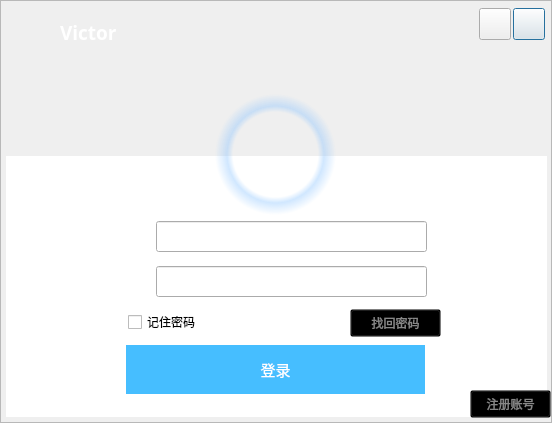
<?xml version="1.0" encoding="UTF-8"?>
<ui version="4.0">
 <class>login</class>
 <widget class="QDialog" name="login">
  <property name="geometry">
   <rect>
    <x>0</x>
    <y>0</y>
    <width>552</width>
    <height>423</height>
   </rect>
  </property>
  <property name="windowTitle">
   <string>登录</string>
  </property>
  <property name="windowIcon">
   <iconset>
    <normaloff>:/image/victoricon2.png</normaloff>:/image/victoricon2.png</iconset>
  </property>
  <widget class="QFrame" name="frame">
   <property name="geometry">
    <rect>
     <x>0</x>
     <y>0</y>
     <width>552</width>
     <height>423</height>
    </rect>
   </property>
   <property name="frameShape">
    <enum>QFrame::StyledPanel</enum>
   </property>
   <property name="frameShadow">
    <enum>QFrame::Raised</enum>
   </property>
   <widget class="QLabel" name="label">
    <property name="geometry">
     <rect>
      <x>6</x>
      <y>6</y>
      <width>541</width>
      <height>161</height>
     </rect>
    </property>
    <property name="styleSheet">
     <string notr="true">border-image: url(:/image/background2.png);</string>
    </property>
    <property name="text">
     <string/>
    </property>
   </widget>
   <widget class="QLabel" name="label_3">
    <property name="geometry">
     <rect>
      <x>6</x>
      <y>156</y>
      <width>541</width>
      <height>261</height>
     </rect>
    </property>
    <property name="styleSheet">
     <string notr="true">background-color: rgb(255, 255, 255);</string>
    </property>
    <property name="text">
     <string/>
    </property>
   </widget>
   <widget class="QLabel" name="label_2">
    <property name="geometry">
     <rect>
      <x>16</x>
      <y>13</y>
      <width>41</width>
      <height>41</height>
     </rect>
    </property>
    <property name="styleSheet">
     <string notr="true">
border-image: url(:/image/victoricon2.png);</string>
    </property>
    <property name="text">
     <string/>
    </property>
   </widget>
   <widget class="QLabel" name="label_6">
    <property name="geometry">
     <rect>
      <x>60</x>
      <y>17</y>
      <width>72</width>
      <height>31</height>
     </rect>
    </property>
    <property name="font">
     <font>
      <family>微软雅黑</family>
      <pointsize>14</pointsize>
      <weight>75</weight>
      <bold>true</bold>
     </font>
    </property>
    <property name="styleSheet">
     <string notr="true">color: rgb(255, 255, 255);</string>
    </property>
    <property name="text">
     <string>&lt;html&gt;&lt;head/&gt;&lt;body&gt;&lt;p&gt;Victor&lt;/p&gt;&lt;/body&gt;&lt;/html&gt;</string>
    </property>
   </widget>
   <widget class="QPushButton" name="pushButton">
    <property name="geometry">
     <rect>
      <x>513</x>
      <y>8</y>
      <width>32</width>
      <height>32</height>
     </rect>
    </property>
    <property name="styleSheet">
     <string notr="true">QPushButton{border-image: url(:/image/close.png);}
QPushButton:hover{background: rgb(211, 64, 67);}</string>
    </property>
    <property name="text">
     <string/>
    </property>
   </widget>
   <widget class="QPushButton" name="pushButton_2">
    <property name="geometry">
     <rect>
      <x>479</x>
      <y>8</y>
      <width>32</width>
      <height>32</height>
     </rect>
    </property>
    <property name="styleSheet">
     <string notr="true">QPushButton{border-image: url(:/image/minimum.png);}
QPushButton:hover{background:rgb(87, 148, 239);}
</string>
    </property>
    <property name="text">
     <string/>
    </property>
   </widget>
   <widget class="QLineEdit" name="lineEdit">
    <property name="geometry">
     <rect>
      <x>156</x>
      <y>221</y>
      <width>271</width>
      <height>31</height>
     </rect>
    </property>
    <property name="font">
     <font>
      <family>微软雅黑</family>
      <pointsize>11</pointsize>
     </font>
    </property>
    <property name="styleSheet">
     <string notr="true"/>
    </property>
   </widget>
   <widget class="QLineEdit" name="lineEdit_2">
    <property name="geometry">
     <rect>
      <x>156</x>
      <y>266</y>
      <width>271</width>
      <height>31</height>
     </rect>
    </property>
    <property name="font">
     <font>
      <family>微软雅黑</family>
      <pointsize>11</pointsize>
     </font>
    </property>
   </widget>
   <widget class="QLabel" name="label_5">
    <property name="geometry">
     <rect>
      <x>126</x>
      <y>272</y>
      <width>20</width>
      <height>20</height>
     </rect>
    </property>
    <property name="styleSheet">
     <string notr="true">border-image: url(:/image/mima.png);</string>
    </property>
    <property name="text">
     <string/>
    </property>
   </widget>
   <widget class="QLabel" name="label_4">
    <property name="geometry">
     <rect>
      <x>125</x>
      <y>224</y>
      <width>22</width>
      <height>22</height>
     </rect>
    </property>
    <property name="styleSheet">
     <string notr="true">border-image: url(:/image/yonghu2.png);</string>
    </property>
    <property name="text">
     <string/>
    </property>
   </widget>
   <widget class="QCheckBox" name="checkBox_2">
    <property name="geometry">
     <rect>
      <x>128</x>
      <y>312</y>
      <width>91</width>
      <height>20</height>
     </rect>
    </property>
    <property name="font">
     <font>
      <family>微软雅黑</family>
     </font>
    </property>
    <property name="text">
     <string>记住密码</string>
    </property>
   </widget>
   <widget class="QPushButton" name="pushButton_5">
    <property name="geometry">
     <rect>
      <x>350</x>
      <y>309</y>
      <width>91</width>
      <height>28</height>
     </rect>
    </property>
    <property name="font">
     <font>
      <family>微软雅黑</family>
     </font>
    </property>
    <property name="styleSheet">
     <string notr="true">QPushButton{background:transparent;color: rgb(135, 135, 135);}
QPushButton:hover{color:rgb(65, 155, 255);}</string>
    </property>
    <property name="text">
     <string>找回密码</string>
    </property>
   </widget>
   <widget class="QPushButton" name="pushButton_3">
    <property name="geometry">
     <rect>
      <x>126</x>
      <y>345</y>
      <width>299</width>
      <height>49</height>
     </rect>
    </property>
    <property name="font">
     <font>
      <family>微软雅黑</family>
      <pointsize>11</pointsize>
      <weight>9</weight>
      <italic>false</italic>
      <bold>false</bold>
     </font>
    </property>
    <property name="styleSheet">
     <string notr="true">QPushButton{border-style:none;font: 75 11pt &quot;微软雅黑&quot;;background-color: rgb(70, 190, 255);color: rgb(255, 255, 255);}
QPushButton:hover{background: rgb(85, 205, 255);color: rgb(255, 255, 255);}</string>
    </property>
    <property name="text">
     <string>登录</string>
    </property>
    <property name="autoDefault">
     <bool>true</bool>
    </property>
    <property name="default">
     <bool>false</bool>
    </property>
    <property name="flat">
     <bool>false</bool>
    </property>
   </widget>
   <widget class="QPushButton" name="pushButton_4">
    <property name="geometry">
     <rect>
      <x>470</x>
      <y>390</y>
      <width>81</width>
      <height>28</height>
     </rect>
    </property>
    <property name="font">
     <font>
      <family>微软雅黑</family>
     </font>
    </property>
    <property name="styleSheet">
     <string notr="true">QPushButton{background:transparent;color: rgb(135, 135, 135);}
QPushButton:hover{color:rgb(65, 155, 255);}</string>
    </property>
    <property name="text">
     <string>注册账号</string>
    </property>
   </widget>
   <widget class="QLabel" name="label_7">
    <property name="geometry">
     <rect>
      <x>230</x>
      <y>111</y>
      <width>90</width>
      <height>90</height>
     </rect>
    </property>
    <property name="styleSheet">
     <string notr="true"/>
    </property>
    <property name="text">
     <string/>
    </property>
   </widget>
   <widget class="QLabel" name="label_8">
    <property name="geometry">
     <rect>
      <x>215</x>
      <y>94</y>
      <width>121</width>
      <height>121</height>
     </rect>
    </property>
    <property name="styleSheet">
     <string notr="true">QLabel{background-color: qradialgradient(spread:pad, cx:0.5, cy:0.5, radius:0.5, fx:0.5, fy:0.5, stop:0 rgba(0, 0, 0, 0), stop:0.70 rgba(0, 0, 0, 0), stop:0.80 rgba(136, 194, 255, 100), stop:1 rgba(0, 0, 0, 0));}
QLabel:hover{background-color: qradialgradient(spread:pad, cx:0.5, cy:0.5, radius:0.5, fx:0.5, fy:0.5, stop:0 rgba(0, 0, 0, 0), stop:0.70 rgba(0, 0, 0, 0), stop:0.80 rgba(186, 224, 255, 100), stop:1 rgba(0, 0, 0, 0));}</string>
    </property>
    <property name="text">
     <string/>
    </property>
   </widget>
  </widget>
 </widget>
 <resources/>
 <connections/>
</ui>
